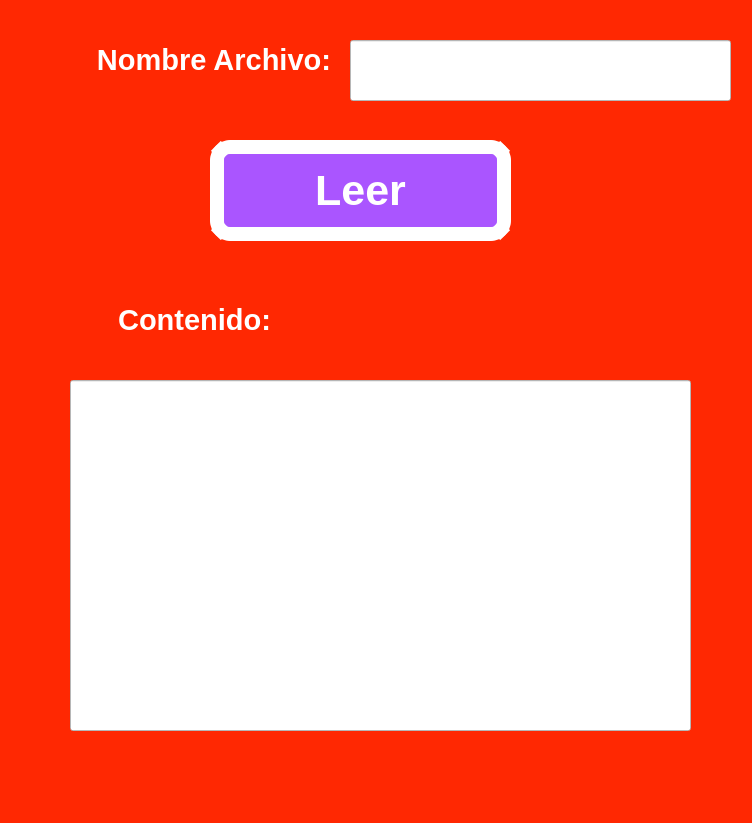
<?xml version="1.0" encoding="UTF-8"?>
<ui version="4.0">
 <class>MainWindow</class>
 <widget class="QMainWindow" name="MainWindow">
  <property name="geometry">
   <rect>
    <x>0</x>
    <y>0</y>
    <width>752</width>
    <height>823</height>
   </rect>
  </property>
  <property name="windowTitle">
   <string>MainWindow</string>
  </property>
  <property name="styleSheet">
   <string notr="true">background-color: rgb(255, 40, 2);
</string>
  </property>
  <widget class="QWidget" name="centralwidget">
   <widget class="QLabel" name="labelA">
    <property name="geometry">
     <rect>
      <x>20</x>
      <y>10</y>
      <width>311</width>
      <height>101</height>
     </rect>
    </property>
    <property name="text">
     <string>&lt;html&gt;&lt;head/&gt;&lt;body&gt;&lt;p align=&quot;right&quot;&gt;&lt;span style=&quot; font-size:22pt; font-weight:600; color:#ffffff;&quot;&gt;Nombre Archivo:&lt;/span&gt;&lt;/p&gt;&lt;/body&gt;&lt;/html&gt;</string>
    </property>
   </widget>
   <widget class="QLineEdit" name="txt_name">
    <property name="geometry">
     <rect>
      <x>350</x>
      <y>40</y>
      <width>381</width>
      <height>61</height>
     </rect>
    </property>
    <property name="styleSheet">
     <string notr="true">background-color: rgb(255, 255, 255);
font: 22pt &quot;MS Shell Dlg 2&quot;;</string>
    </property>
    <property name="text">
     <string/>
    </property>
    <property name="alignment">
     <set>Qt::AlignCenter</set>
    </property>
   </widget>
   <widget class="QLineEdit" name="txt_vista">
    <property name="geometry">
     <rect>
      <x>70</x>
      <y>380</y>
      <width>621</width>
      <height>351</height>
     </rect>
    </property>
    <property name="styleSheet">
     <string notr="true">background-color: rgb(255, 255, 255);
font: 22pt &quot;MS Shell Dlg 2&quot;;</string>
    </property>
    <property name="text">
     <string/>
    </property>
    <property name="alignment">
     <set>Qt::AlignCenter</set>
    </property>
   </widget>
   <widget class="QLabel" name="labelSuma">
    <property name="geometry">
     <rect>
      <x>50</x>
      <y>280</y>
      <width>221</width>
      <height>81</height>
     </rect>
    </property>
    <property name="text">
     <string>&lt;html&gt;&lt;head/&gt;&lt;body&gt;&lt;p align=&quot;right&quot;&gt;&lt;span style=&quot; font-size:22pt; font-weight:600; color:#ffffff;&quot;&gt;Contenido:&lt;/span&gt;&lt;/p&gt;&lt;/body&gt;&lt;/html&gt;</string>
    </property>
   </widget>
   <widget class="QPushButton" name="btn_read">
    <property name="geometry">
     <rect>
      <x>210</x>
      <y>140</y>
      <width>301</width>
      <height>101</height>
     </rect>
    </property>
    <property name="font">
     <font>
      <pointsize>32</pointsize>
      <weight>75</weight>
      <bold>true</bold>
     </font>
    </property>
    <property name="styleSheet">
     <string notr="true">background-color: rgb(170, 85, 255);
color: rgb(255, 255, 255);
border-radius:20px;
border: 14px solid white;</string>
    </property>
    <property name="text">
     <string>Leer</string>
    </property>
   </widget>
  </widget>
  <widget class="QMenuBar" name="menubar">
   <property name="geometry">
    <rect>
     <x>0</x>
     <y>0</y>
     <width>752</width>
     <height>26</height>
    </rect>
   </property>
  </widget>
  <widget class="QStatusBar" name="statusbar"/>
 </widget>
 <resources/>
 <connections/>
</ui>
